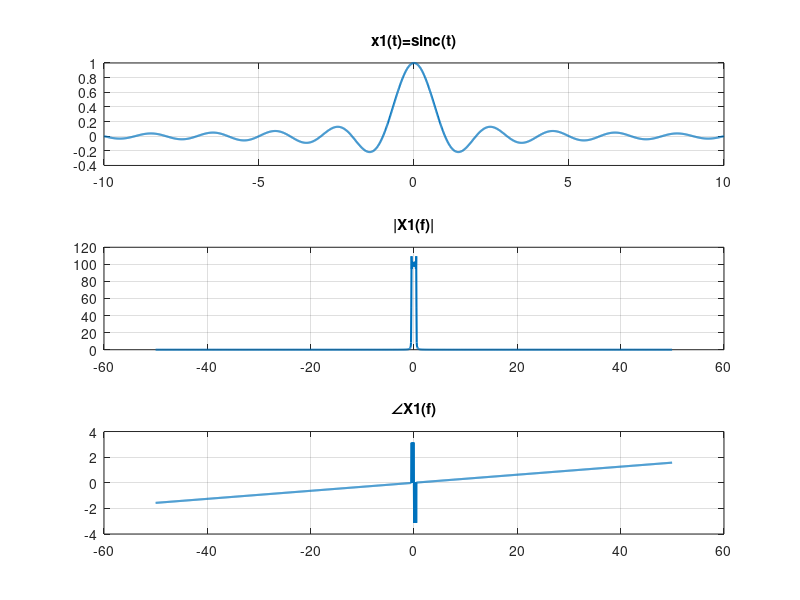
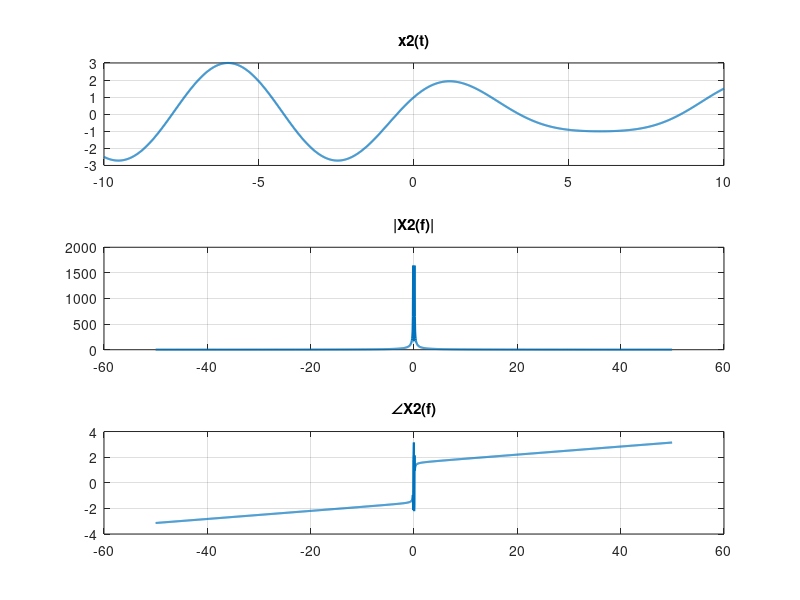

Recreate these plots in MATLAB, in order.
clc; clear; close all;

Fs=100; Tmax=10; 
t=-Tmax:1/Fs:Tmax;

% x1(t)=sinc(t)=sin(pi*t)/(pi*t)
x1=zeros(size(t));
for k=1:length(t)
    if t(k)==0
        x1(k)=1;
    else
        x1(k)=sin(pi*t(k))/(pi*t(k));
    end
end
N=length(x1); 
X1=fftshift(fft(x1,N)); 
f=(-N/2:N/2-1)*(Fs/N);

figure;
subplot(3,1,1); plot(t,x1,'LineWidth',1.5); grid on; title('x1(t)=sinc(t)');
subplot(3,1,2); plot(f,abs(X1),'LineWidth',1.5); grid on; title('|X1(f)|');
subplot(3,1,3); plot(f,angle(X1),'LineWidth',1.5); grid on; title('∠X1(f)');

% x2(t)=cos(pi*t/3)+2sin(pi*t/4)
x2=cos(pi*t/3)+2*sin(pi*t/4);
X2=fftshift(fft(x2,N));

figure;
subplot(3,1,1); plot(t,x2,'LineWidth',1.5); grid on; title('x2(t)');
subplot(3,1,2); plot(f,abs(X2),'LineWidth',1.5); grid on; title('|X2(f)|');
subplot(3,1,3); plot(f,angle(X2),'LineWidth',1.5); grid on; title('∠X2(f)');
